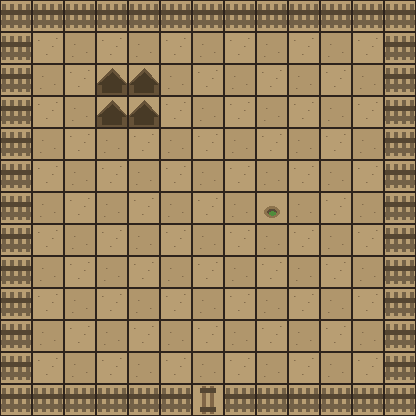

Rendered tile map (Tiled .tmx) drawn with the repository's tilesets; below, a short description and the full map source, tile grids included:
An orthogonal 13x13 tile map with 32x32 px tiles, 2 tile layers (Floor, Objects).

<map version="1.10" tiledversion="1.11.2" orientation="orthogonal" renderorder="right-down" width="13" height="13" tilewidth="32" tileheight="32" infinite="0" nextlayerid="3" nextobjectid="1">
 <tileset firstgid="1" source="interiors.tsx" />
 <layer id="1" name="Floor" width="13" height="13">
  <data encoding="csv">
0,0,0,0,0,0,0,0,0,0,0,0,0,0,8,9,8,9,8,9,8,9,8,9,8,0,0,9,8,9,8,9,8,9,8,9,8,9,0,0,8,9,8,9,8,9,8,9,8,9,8,0,0,9,8,9,8,9,8,9,8,9,8,9,0,0,8,9,8,9,8,9,8,9,8,9,8,0,0,9,8,9,8,9,8,9,8,9,8,9,0,0,8,9,8,9,8,9,8,9,8,9,8,0,0,9,8,9,8,9,8,9,8,9,8,9,0,0,8,9,8,9,8,9,8,9,8,9,8,0,0,9,8,9,8,9,8,9,8,9,8,9,0,0,8,9,8,9,8,9,8,9,8,9,8,0,0,0,0,0,0,0,0,0,0,0,0,0,0
  </data>
 </layer>
 <layer id="2" name="Objects" width="13" height="13">
  <data encoding="csv">
10,10,10,10,10,10,10,10,10,10,10,10,10,10,0,0,0,0,0,0,0,0,0,0,0,10,10,0,0,12,12,0,0,0,0,0,0,0,10,10,0,0,12,12,0,0,0,0,0,0,0,10,10,0,0,0,0,0,0,0,0,0,0,0,10,10,0,0,0,0,0,0,0,0,0,0,0,10,10,0,0,0,0,0,0,0,13,0,0,0,10,10,0,0,0,0,0,0,0,0,0,0,0,10,10,0,0,0,0,0,0,0,0,0,0,0,10,10,0,0,0,0,0,0,0,0,0,0,0,10,10,0,0,0,0,0,0,0,0,0,0,0,10,10,0,0,0,0,0,0,0,0,0,0,0,10,10,10,10,10,10,10,11,10,10,10,10,10,10
 </data>
 </layer>
</map>
